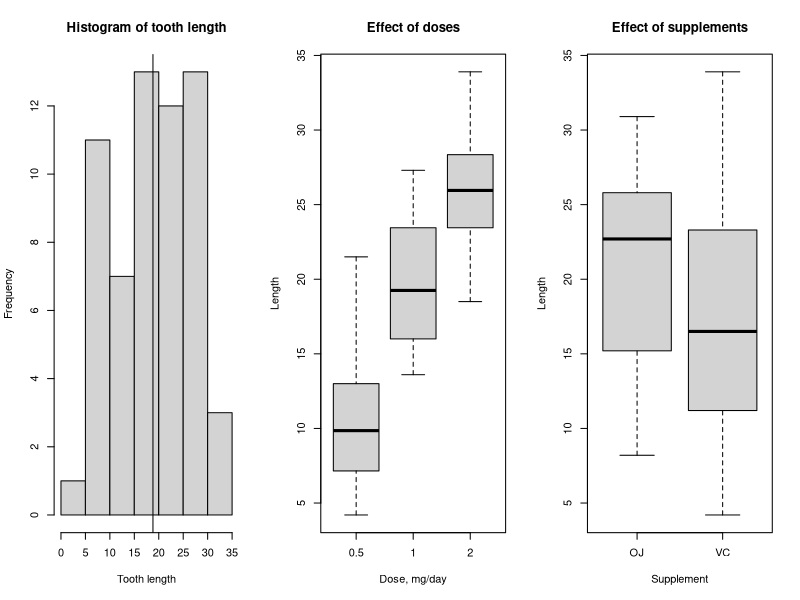
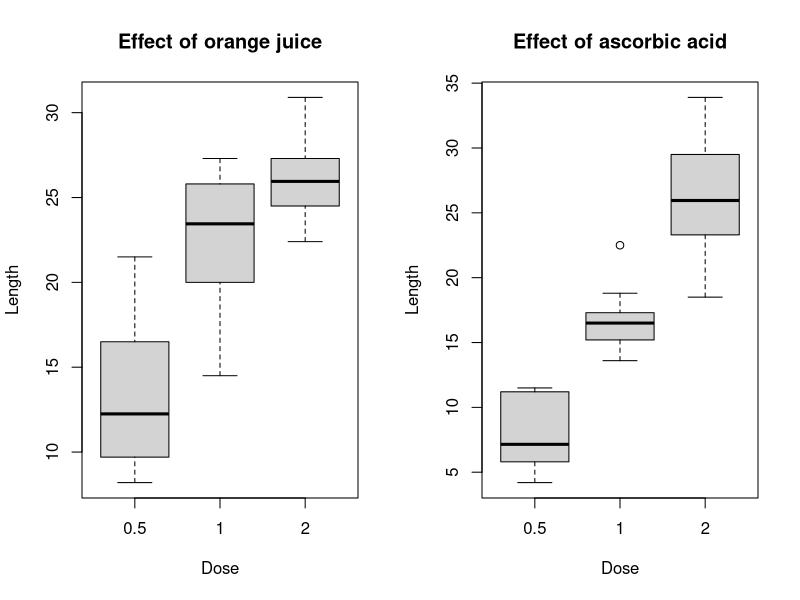

Recreate these plots in R, in order.
## ---- chunk 1
library(ggplot2)
data("ToothGrowth")
summary(ToothGrowth)

par(mfrow = c(1,3))
hist(ToothGrowth$len, xlab="Tooth length", main= "Histogram of tooth length")
abline(v=mean(ToothGrowth$len, col = "green", lwd =2))
with(data= ToothGrowth, plot(x=factor(dose), y=len, main = "Effect of doses"
                             , ylab= "Length", xlab= "Dose, mg/day"))
with(data= ToothGrowth, plot(x=supp, y= len, main="Effect of supplements"
                             , ylab= "Length", xlab= "Supplement"))


## ---- chunk 2

lenOJ <- ToothGrowth$len[ToothGrowth$supp == "OJ"]
lenVC <- ToothGrowth$len[ToothGrowth$supp == "VC"]

t_supp<- t.test(lenOJ, lenVC, mu = 0, var.equal=T, alternative = "two.sided", 
                paired =F, conf.level=0.95)
## ---- chunk 3
dose0.5 <- ToothGrowth$len[ToothGrowth$dose == 0.5]
dose1 <- ToothGrowth$len[ToothGrowth$dose == 1]
dose2 <- ToothGrowth$len[ToothGrowth$dose == 2]

t_dose0.5 <- t.test(dose0.5, dose1, mu = 0, var.equal = TRUE, alternative = "two.sided", 
                    paired=FALSE, conf.level= 0.95)
t_dose1 <- t.test(dose1, dose2, mu = 0, var.equal = TRUE, alternative = "two.sided", 
                  paired=FALSE, conf.level= 0.95)
t_dose2 <- t.test(dose0.5, dose2, mu = 0, var.equal = TRUE, alternative = "two.sided", 
                  paired=FALSE, conf.level= 0.95)
## ---- chunk 4
par(mfrow= c(1,2))
with(ToothGrowth[ToothGrowth$supp== "OJ",], plot(x= factor(dose), y = len, 
                                                 ylab= "Length", xlab="Dose",
                                                 main="Effect of orange juice"))
with(ToothGrowth[ToothGrowth$supp== "VC",], plot(x= factor(dose), y = len, 
                                                 ylab= "Length", xlab="Dose", 
                                                 main="Effect of ascorbic acid"))
## ---- chunk 5
library(dplyr)
t_supp_dose0.5 <- t.test(len~supp,data=filter(ToothGrowth, dose=="0.5"))
t_supp_dose1 <- t.test(len~supp,data=filter(ToothGrowth, dose=="1"))
t_supp_dose2 <- t.test(len~supp,data=filter(ToothGrowth, dose=="2"))

t_supp_dose0.5$p.value
t_supp_dose1$p.value
t_supp_dose2$p.value
